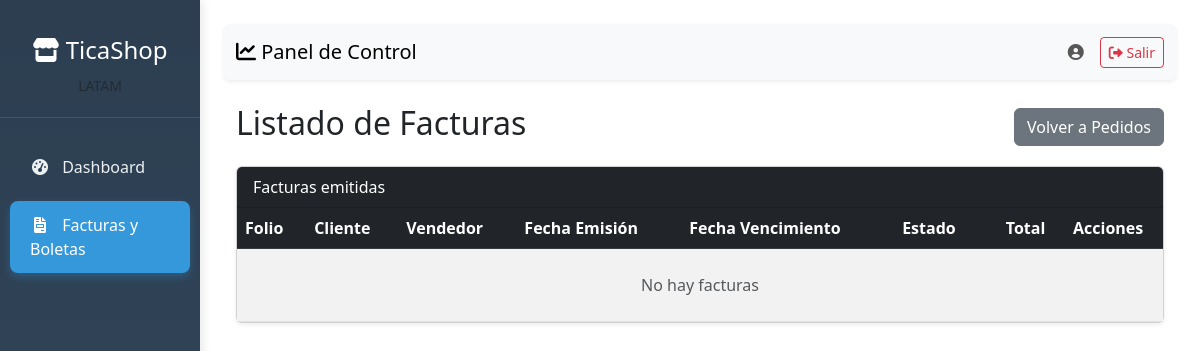
The app's page /documentos/, older data.
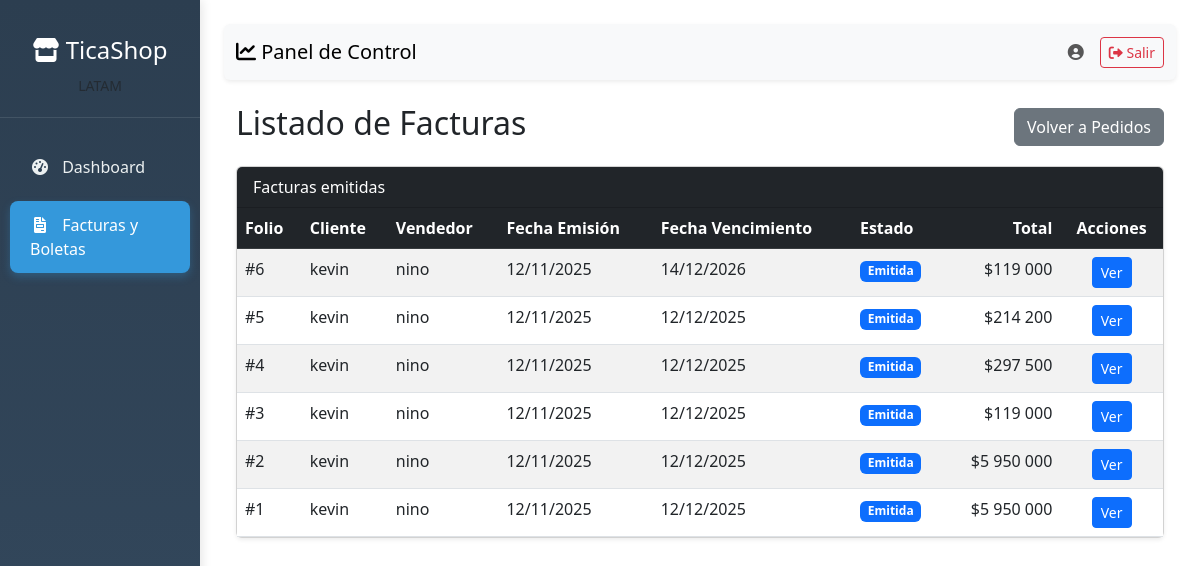
The same page, newer data.
### apps/documentos/models.py (models this page shows, shortened)
class DocumentoVenta(models.Model):
    TIPOS_DOCUMENTO = (
        ('Factura', 'Factura'),
        ('Boleta', 'Boleta'),
    )
    ESTADOS_DOCUMENTO = (
        ('Emitida', 'Emitida'),
        ('Pagada', 'Pagada'),
        ('Vencida', 'Vencida'),
        ('Anulada', 'Anulada'),
        ('Pago Parcial', 'Pago Parcial'),
    )
    MEDIOS_PAGO = (
        ('Efectivo', 'Efectivo'),
        ('Tarjeta de Débito', 'Tarjeta de Débito'),
        ('Tarjeta de Crédito', 'Tarjeta de Crédito'),
        ('Transferencia', 'Transferencia'),
    )
    tipo_documento = models.CharField(max_length=7, choices=TIPOS_DOCUMENTO)
    folio = models.IntegerField(verbose_name='Folio', null=True, blank=True)  # ✅ Permitir null temporalmente
    cliente = models.ForeignKey(
        'clientes.Cliente',
        on_delete=models.CASCADE,
        verbose_name='Cliente'
    )
    vendedor = models.ForeignKey(
        'usuarios.Usuario',
        on_delete=models.SET_NULL,
        null=True,
        verbose_name='Vendedor'
    )
    pedido = models.OneToOneField(
        'ventas.Pedido',
        on_delete=models.SET_NULL,
        null=True,
        blank=True,
        unique=True,
        verbose_name='Pedido asociado'
    )
    neto = models.DecimalField(max_digits=12, decimal_places=2, verbose_name='Neto', default=0)
    iva = models.DecimalField(max_digits=12, decimal_places=2, verbose_name='IVA', default=0)
    total = models.DecimalField(max_digits=12, decimal_places=2, verbose_name='Total', default=0)
    estado = models.CharField(
        max_length=12,
        choices=ESTADOS_DOCUMENTO,
        default='Emitida'
    )
    fecha_emision = models.DateTimeField(
        verbose_name='Fecha emisión',
        null=True,
        blank=True
    )
    fecha_vencimiento = models.DateField(
        blank=True,
        null=True,
        verbose_name='Fecha vencimiento'
    )
    medio_de_pago = models.CharField(
        max_length=20,
        choices=MEDIOS_PAGO,
        blank=True,
        null=True,
        verbose_name='Medio de pago'
    )
    razon_social = models.CharField(max_length=255, blank=True, null=True)
    rut = models.CharField(max_length=20, blank=True, null=True)
    giro = models.CharField(max_length=255, blank=True, null=True)
    direccion = models.CharField(max_length=255, blank=True, null=True)
    ciudad = models.CharField(max_length=100, blank=True, null=True)
    comuna = models.CharField(max_length=100, blank=True, null=True)
    def esta_vencida(self):
        try:
            if self.fecha_vencimiento and self.estado in ['Emitida', 'Pago Parcial']:
                return timezone.now().date() > self.fecha_vencimiento
            return False
        except:
            return False
    class Meta:
        db_table = 'documentos_venta'
        verbose_name = 'Documento de Venta'
        verbose_name_plural = 'Documentos de Venta'
        unique_together = ['tipo_documento', 'folio']
        ordering = ['-fecha_emision']

### apps/clientes/models.py (models this page shows, shortened)
class Cliente(models.Model):
    rut = models.CharField(max_length=12, unique=True)
    razon_social = models.CharField(max_length=255)
    giro = models.CharField(max_length=255, blank=True, null=True)
    direccion = models.TextField(blank=True, null=True)
    email_facturacion = models.EmailField(blank=True, null=True)
    class Meta:
        db_table = 'clientes'
        verbose_name = 'Cliente'
        verbose_name_plural = 'Clientes'

### apps/usuarios/models.py (models this page shows, shortened)
class Usuario(AbstractUser):
    ROLES = (
        ('Administrador', 'Administrador'),
        ('Vendedor', 'Vendedor'),
        ('Tesoreria', 'Tesorería'),
        ('Cliente', 'Cliente'),
    )
    rol = models.CharField(max_length=13, choices=ROLES, default='Cliente')
    telefono = models.CharField(max_length=20, blank=True, null=True)
    activo = models.BooleanField(default=True)
    fecha_actualizacion = models.DateTimeField(auto_now=True)
    class Meta:
        db_table = 'usuarios'
        verbose_name = 'Usuario'
        verbose_name_plural = 'Usuarios'

### apps/documentos/views.py (the view)
# urls.py: path('', views.listar_documentos, name='listar_documentos'),
def listar_documentos(request):
    facturas = (
        DocumentoVenta.objects
        .filter(tipo_documento='Factura')
        .select_related('cliente', 'vendedor', 'pedido')
        .order_by('-fecha_emision', '-folio')  # clave: ordenar por fecha_emision
    )
    return render(request, 'documentos/listar_documentos.html', {'facturas': facturas})

### templates/documentos/listar_documentos.html (shortened to what this page needs)
{% extends 'dashboard/base_dashboard.html' %}
{% load humanize %}
{% block content %}
<div class="container-fluid mt-4">
  <div class="d-flex justify-content-between align-items-center mb-3">
    <h2> Listado de Facturas</h2>
    <a href="{% url 'listar_pedidos' %}" class="btn btn-secondary">
       Volver a Pedidos
    </a>
  </div>
  <div class="card shadow-sm">
    <div class="card-header bg-dark text-white">Facturas emitidas</div>
    <div class="card-body p-0">
      <div class="table-responsive">
        <table class="table table-striped table-hover mb-0">
          <thead class="table-dark">
            <tr>
              <th>Folio</th>
              <th>Cliente</th>
              <th>Vendedor</th>
              <th>Fecha Emisión</th>
              <th>Fecha Vencimiento</th>
              <th>Estado</th>
              <th class="text-end">Total</th>
              <th class="text-center">Acciones</th>
            </tr>
          </thead>
          <tbody>
            {% for f in facturas %}
              <tr>
                <td>#{{ f.folio }}</td>
                <td>{{ f.cliente.razon_social }}</td>
                <td>
                  {% if f.vendedor %}
                    {{ f.vendedor.get_full_name|default:f.vendedor.username }}
                  {% else %}
                    <span class="text-muted">No asignado</span>
                  {% endif %}
                </td>
                <td>
                  {% if f.fecha_emision %}
                    {{ f.fecha_emision|date:"d/m/Y" }}
                  {% else %}
                    <span class="text-muted">Sin emisión</span>
                  {% endif %}
                </td>
                <td>
                  {% if f.fecha_vencimiento %}
                    {{ f.fecha_vencimiento|date:"d/m/Y" }}
                  {% else %}
                    <span class="text-muted">Sin vencimiento</span>
                  {% endif %}
                </td>
                <td>
                  {% if f.esta_vencida %}
                    <span class="badge bg-danger">Vencida</span>
                  {% else %}
                    <span class="badge
                      {% if f.estado == 'Emitida' %}bg-primary
                      {% elif f.estado == 'Pagada' %}bg-success
                      {% elif f.estado == 'Pago Parcial' %}bg-warning text-dark
                      {% else %}bg-secondary{% endif %}">
                      {{ f.estado }}
                    </span>
                  {% endif %}
                </td>
                <td class="text-end">${{ f.total|floatformat:0|intcomma }}</td>
                <td class="text-center">
                  <a href="{% url 'detalle_documento' f.id %}" class="btn btn-sm btn-primary">Ver</a>
                </td>
              </tr>
            {% empty %}
              <tr>
                <td colspan="8" class="text-center text-muted p-4">No hay facturas</td>
              </tr>
            {% endfor %}
          </tbody>
        </table>
      </div>
    </div>
  </div>
</div>
{% endblock %}

Row changes from the older to the newer data that the page shows:
added DocumentoVenta: folio "6", cliente.razon_social "kevin", vendedor.get_full_name "nino", fecha_emision "12/11/2025", fecha_vencimiento "14/12/2026", estado "Emitida", total "119 000"
added DocumentoVenta: folio "5", cliente.razon_social "kevin", vendedor.get_full_name "nino", fecha_emision "12/11/2025", fecha_vencimiento "12/12/2025", estado "Emitida", total "214 200"
added DocumentoVenta: folio "4", cliente.razon_social "kevin", vendedor.get_full_name "nino", fecha_emision "12/11/2025", fecha_vencimiento "12/12/2025", estado "Emitida", total "297 500"
added DocumentoVenta: folio "3", cliente.razon_social "kevin", vendedor.get_full_name "nino", fecha_emision "12/11/2025", fecha_vencimiento "12/12/2025", estado "Emitida", total "119 000"
added DocumentoVenta: folio "2", cliente.razon_social "kevin", vendedor.get_full_name "nino", fecha_emision "12/11/2025", fecha_vencimiento "12/12/2025", estado "Emitida", total "5 950 000"
added DocumentoVenta: folio "1", cliente.razon_social "kevin", vendedor.get_full_name "nino", fecha_emision "12/11/2025", fecha_vencimiento "12/12/2025", estado "Emitida", total "5 950 000"
Text that changed along with them:
text no longer shown: "No hay facturas"
